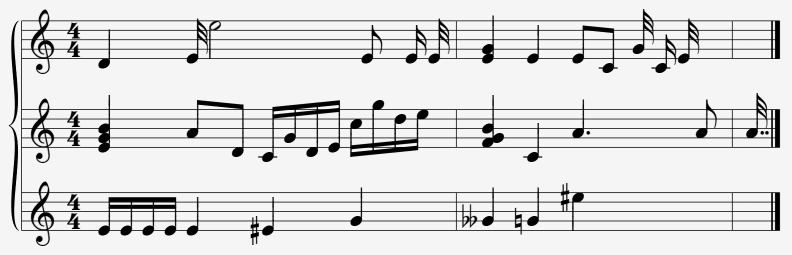
#> input picture test-cases/02.PNG, 1583 x 509 px, found by its file name (shown at 1/2 size)
$ jupyter execute --allow-errors Untitled.ipynb   (older library calls are emulated)
#> lines starting #> are read from the running program, lines starting #| are printed output that depends on the picture; after the words box and inside, x2 and y2 are one past the last pixel; in counts of white or black regions, pixels touching at a corner belong together
### commonfunctions.py


import skimage.io as io
import matplotlib.pyplot as plt
import numpy as np
from skimage.exposure import histogram
from matplotlib.pyplot import bar
from skimage.color import rgb2gray,rgb2hsv

# Convolution:
from scipy.signal import convolve2d
from scipy import fftpack
import math

from skimage.util import random_noise
from skimage.filters import median
from skimage.feature import canny

from mpl_toolkits.mplot3d import Axes3D  # noqa: F401 unused import

import matplotlib.pyplot as plt
from matplotlib import cm
from matplotlib.ticker import LinearLocator, FormatStrFormatter
import numpy as np

# Edges
from skimage.filters import sobel_h, sobel, sobel_v,roberts, prewitt


from skimage.filters import threshold_otsu

# Show the figures / plots inside the notebook
def show_images(images,titles=None):
    #This function is used to show image(s) with titles by sending an array of images and an array of associated titles.
    # images[0] will be drawn with the title titles[0] if exists
    # You aren't required to understand this function, use it as-is.
    n_ims = len(images)
    if titles is None: titles = ['(%d)' % i for i in range(1,n_ims + 1)]
    fig = plt.figure()
    n = 1
    for image,title in zip(images,titles):
        a = fig.add_subplot(1,n_ims,n)
        if image.ndim == 2:
            plt.gray()
        plt.imshow(image)
        a.set_title(title)
        plt.axis('off')
        n += 1
    fig.set_size_inches(np.array(fig.get_size_inches()) * n_ims)
    plt.show()


# [35 lines left out: functions show_3d_image, show_3d_image_filtering_in_freq, not called in this run]


def showHist(img):
    # An "interface" to matplotlib.axes.Axes.hist() method
    plt.figure()
    imgHist = histogram(img, nbins=256)

    bar(imgHist[1].astype(np.uint8), imgHist[0], width=0.8, align='center')


def binarize(img,thresh=None):
    img_cp = img.copy()
    threshold = threshold_otsu(img_cp) if thresh is None else thresh
    img_cp[img_cp < threshold] = 0
    img_cp[img_cp >= threshold] = 255
    return img_cp

### Untitled.ipynb
[cell 1]
from commonfunctions import *
import numpy as np
import skimage.io as io
import matplotlib.pyplot as plt
import skimage
from skimage.color import rgb2gray
from skimage.morphology import disk, square, rectangle as rect
from skimage.filters import threshold_otsu, threshold_local

from skimage.morphology import(binary_erosion,
                               binary_dilation,
                               binary_closing,
                               skeletonize,
                               thin,
                               opening
                              )
from skimage.measure import find_contours

from skimage.draw import rectangle

[cell 2]
import cv2
import scipy.stats

[cell 3]
# [5 lines left out: function binarize_image, not called in this run]

[cell 4]
# cv2  common functions
# [28 lines left out: function remove_horizontal_lines_old, not called in this run]

def remove_horizontal_lines(image, staff_height=3):
    return binary_erosion(image, selem=rect(staff_height,1))

[cell 5]
images_paths = ['test-cases/02.png','images/music1.JPG', 'images/32_sheet_001.jpg','images/8th_Sheet1.jpeg']

original_image = io.imread(images_paths[0])
#> original_image is the input picture: shape (509, 1583, 4); mean R, G, B, A 220.8, 220.8, 220.8, 255
gray_image = np.round(rgb2gray(original_image)*255)
# showHist(gray_image)
show_images([gray_image], ['gray'])
#> in show_images, `n_ims = len(images)`: n_ims = 1
#> the loop in show_images, `for image,title in zip(images,titles):` made 1 pass
#> (title, n) on pass 1: ('gray', 2)
#> after the loop in show_images, `for image,title in zip(images,titles):`: n = 2
binary_image = binarize(gray_image)
#> in binarize, `threshold = threshold_otsu(img_cp) if thresh is None else thresh`: threshold = 137.3
#> in binarize, `img_cp[img_cp < threshold] = 0`:
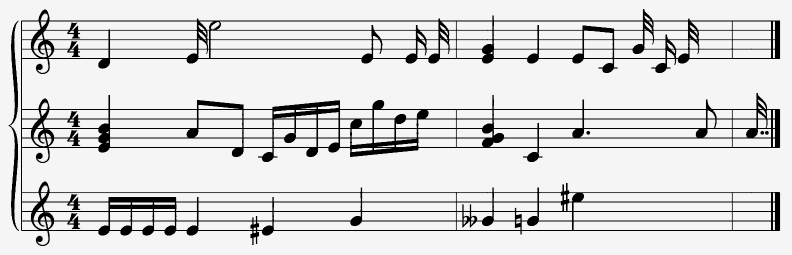
#> img_cp: shape (509, 1583) float64 (shown at 1/2 size); min 0, max 245, mean 217.4
#> in binarize, `img_cp[img_cp >= threshold] = 255`:
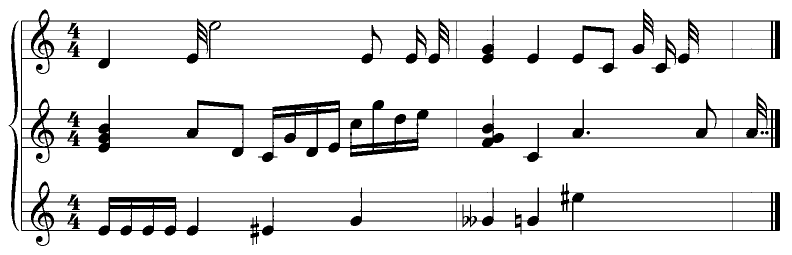
#> img_cp: shape (509, 1583) float64 (shown at 1/2 size); 89.4% white; 5 black regions, box (x1, y1, x2, y2) and area: (42, 18, 1560, 492) 82819, (17, 41, 38, 462) 2546, (1530, 262, 1537, 269) 41, (1173, 262, 1180, 269) 38, (1521, 262, 1528, 269) 38
show_images([binary_image], ['binary_image'])
#> the loop in show_images (call 2), `for image,title in zip(images,titles):` made 1 pass

inverted_image = 255 - binary_image
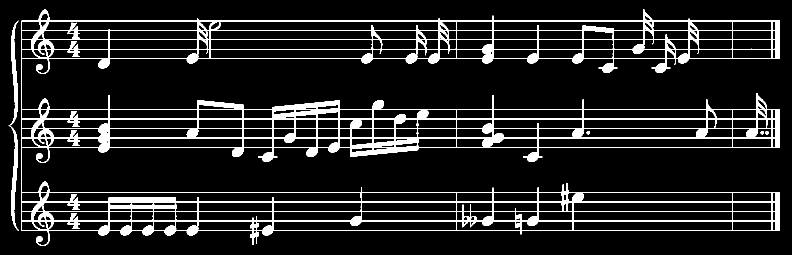
#> inverted_image: shape (509, 1583) float64 (shown at 1/2 size); 10.6% white; 5 white regions, box (x1, y1, x2, y2) and area: (42, 18, 1560, 492) 82819, (17, 41, 38, 462) 2546, (1530, 262, 1537, 269) 41, (1173, 262, 1180, 269) 38, (1521, 262, 1528, 269) 38

inverted_image[:, inverted_image.shape[1]-1]=0
rows=1
#> (the rest of this cell did not finish here and is left out)

[cell 6]
# common functions
def binary_opening(img, selem):
    return binary_dilation(binary_erosion(img, selem=selem), selem=selem)
# [49 lines left out: functions get_bounding_boxes, get_bounded_image, draw_bounding_boxes, not called in this run]

#> (a cell that did not finish here is left out)

[cell 8]
inverted_image=inverted_image/255

[cell 9]
print(np.max(inverted_image))
#| 1.0
print(len(inverted_image[inverted_image==0]))
#| 720265

[cell 10]
print(gray_image)
#> (printed output is left out)
showHist(gray_image)
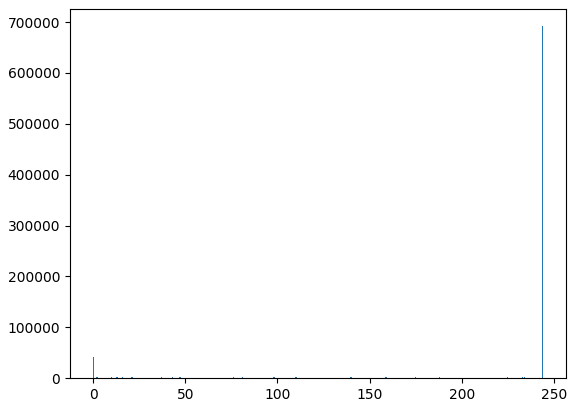
#> figure drawn by matplotlib, 1 panel; tallest bar 691794 high, from x = 243.6 to 244.4

[cell 11]
# for each trace segment the individual characters
staff_images = []
gray_staff_images=[]
big_image = binary_dilation(inverted_image, selem=rect(1,6))
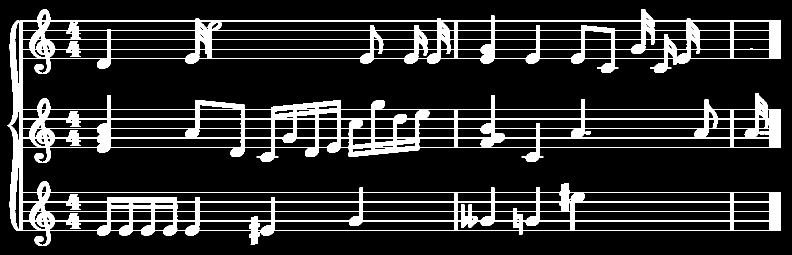
#> big_image: shape (509, 1583) bool (shown at 1/2 size); 14.6% white; 1 white region, box (x1, y1, x2, y2) and area: (14, 18, 1562, 492) 117287
#> (the rest of this cell did not finish here and is left out)

[cell 12]
# try extracting vertical
from collections import Counter

def get_ref_lengths(img):
    num_rows = img.shape[0]  # Image Height (number of rows)
    num_cols = img.shape[1]  # Image Width (number of columns)
    rle_image_white_runs = []  # Cumulative white run list
    rle_image_black_runs = []  # Cumulative black run list
    sum_all_consec_runs = []  # Cumulative consecutive black white runs

    for i in range(num_cols):
        col = img[:, i]
        rle_col = []
        rle_white_runs = []
        rle_black_runs = []
        run_val = 0  # (The number of consecutive pixels of same value)
        run_type = col[0]  # Should be 255 (white) initially
        for j in range(num_rows):
            if (col[j] == run_type):
                # increment run length
                run_val += 1
            else:
                # add previous run length to rle encoding
                rle_col.append(run_val)
                if (run_type == 0):
                    rle_black_runs.append(run_val)
                else:
                    rle_white_runs.append(run_val)

                # alternate run type
                run_type = col[j]
                # increment run_val for new value
                run_val = 1

        # add final run length to encoding
        rle_col.append(run_val)
        if (run_type == 0):
            rle_black_runs.append(run_val)
        else:
            rle_white_runs.append(run_val)

        # Calculate sum of consecutive vertical runs
        sum_rle_col = [sum(rle_col[i: i + 2]) for i in range(len(rle_col))]

        # Add to column accumulation list
        rle_image_white_runs.extend(rle_white_runs)
        rle_image_black_runs.extend(rle_black_runs)
        sum_all_consec_runs.extend(sum_rle_col)

    white_runs = Counter(rle_image_white_runs)
    black_runs = Counter(rle_image_black_runs)
    black_white_sum = Counter(sum_all_consec_runs)

    line_spacing = white_runs.most_common(1)[0][0]
    line_width = black_runs.most_common(1)[0][0]
    width_spacing_sum = black_white_sum.most_common(1)[0][0]

    assert (line_spacing + line_width == width_spacing_sum), "Estimated Line Thickness + Spacing doesn't correspond with Most Common Sum "

    return line_width, line_spacing

[cell 13]
images_paths = ['test-cases/02.png','images/music1.JPG', 'images/32_sheet_001.jpg','images/8th_Sheet1.jpeg']

img = cv2.imread(images_paths[0], 0)
#> img: shape (509, 1583); min 0, max 245, mean 220.8

# ============ Noise Removal ============

img = cv2.fastNlMeansDenoising(img, None, 10, 7, 21)

# ============ Binarization ============

# Global Thresholding
# retval, img = cv2.threshold(img,127,255,cv2.THRESH_BINARY)

# Otsu's Thresholding
retval, img = cv2.threshold(img, 0, 255, cv2.THRESH_BINARY+cv2.THRESH_OTSU)
#> retval = 137
cv2.imwrite('binarized.jpg', img)

line_width, line_spacing = get_ref_lengths(img)
#> after the loop in get_ref_lengths, `for i in range(num_cols):`: rle_image_black_runs = 23729 items; rle_image_white_runs = 25312 items; sum_all_consec_runs = 49041 items
#> in get_ref_lengths, `white_runs = Counter(rle_image_white_runs)`: white_runs = 120 items
#> in get_ref_lengths, `black_runs = Counter(rle_image_black_runs)`: black_runs = 86 items
#> in get_ref_lengths, `black_white_sum = Counter(sum_all_consec_runs)`: black_white_sum = 193 items
#> in get_ref_lengths, `line_spacing = white_runs.most_common(1)[0][0]`: line_spacing = 17
#> in get_ref_lengths, `line_width = black_runs.most_common(1)[0][0]`: line_width = 2
#> in get_ref_lengths, `width_spacing_sum = black_white_sum.most_common(1)[0][0]`: width_spacing_sum = 19
#> line_width = 2; line_spacing = 17
print(line_width, line_spacing)
#| 2 17

$ run again, with images/16_sheet_001.jpg saved as test-cases/02.PNG
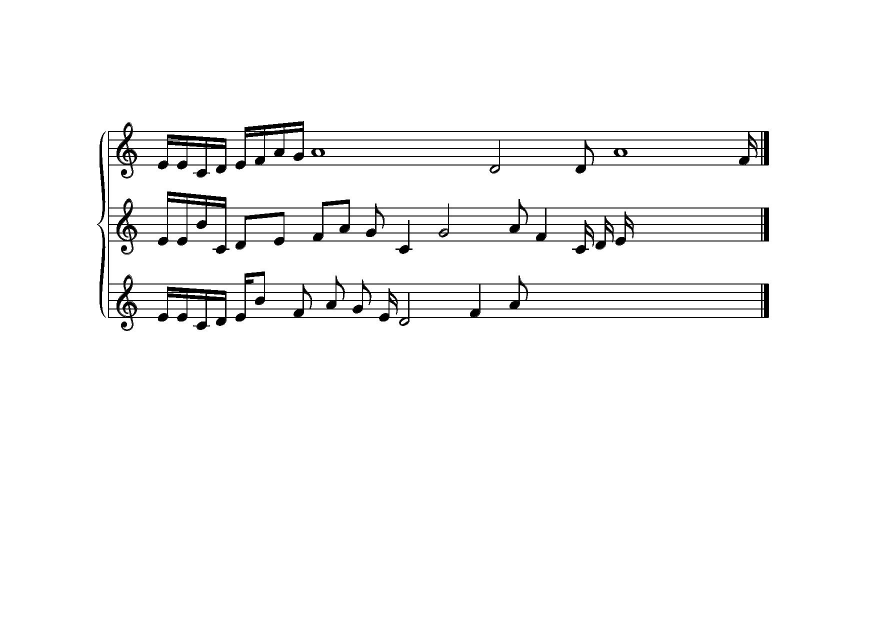
#> input picture images/16_sheet_001.jpg, 1754 x 1239 px, found by its file name (shown at 1/2 size)
#> original_image is the input picture: shape (1239, 1754, 3); min 0, max 255, mean 246.2
#> n_ims = 1
#> the loop in show_images, `for image,title in zip(images,titles):` made 1 pass
#> (title, n) on pass 1: ('gray', 2)
#> after the loop in show_images, `for image,title in zip(images,titles):`: n = 2
#> threshold = 128
#> the loop in show_images (call 2), `for image,title in zip(images,titles):` made 1 pass
#> `inverted_image = 255 - binary_image`:
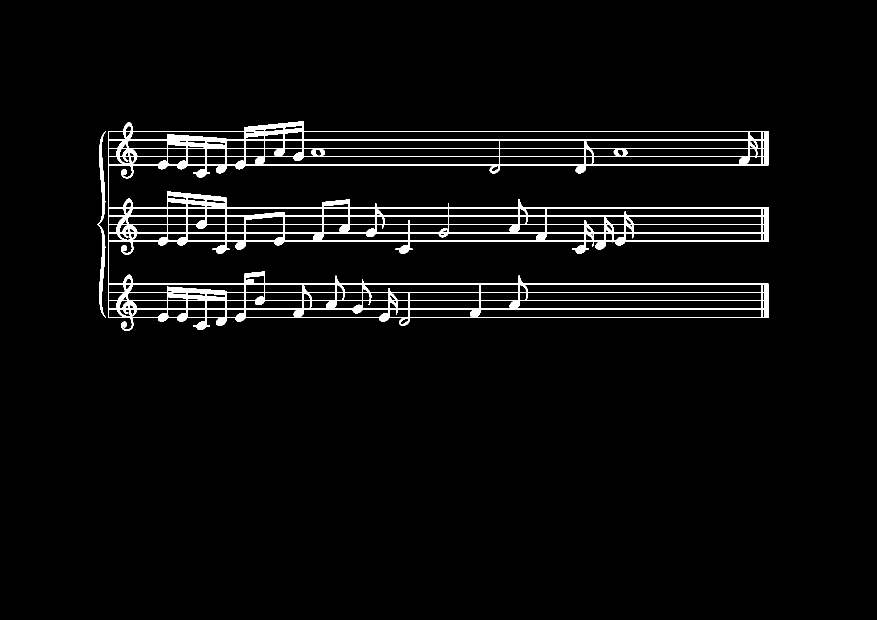
#> inverted_image: shape (1239, 1754) float64 (shown at 1/2 size); 3.4% white; 2 white regions, box (x1, y1, x2, y2) and area: (216, 242, 1538, 662) 72873, (194, 263, 212, 635) 1976
#| 1.0
#| 2098357
#> (printed output is left out)
#> `big_image = binary_dilation(inverted_image, selem=rect(1,6))`:
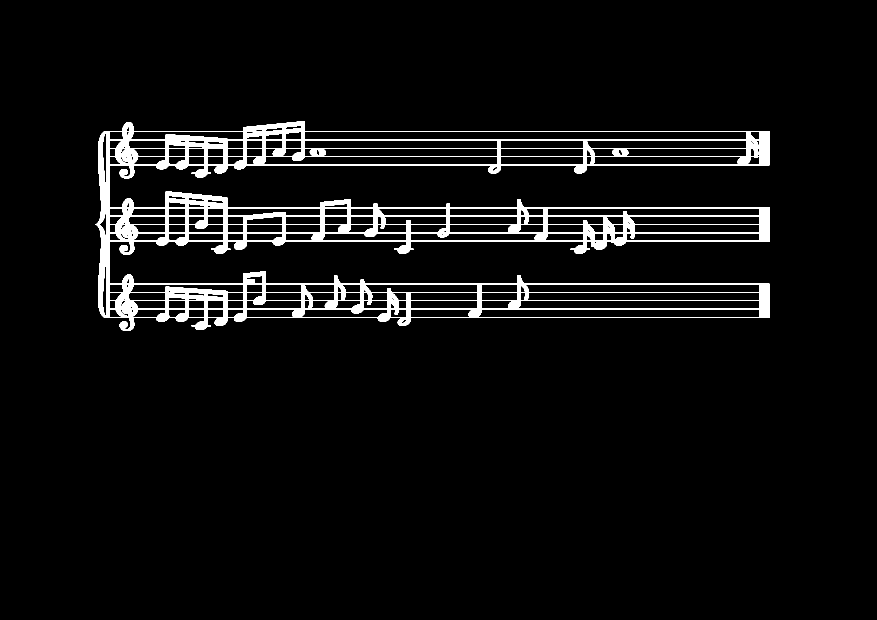
#> big_image: shape (1239, 1754) bool (shown at 1/2 size); 4.5% white; 1 white region, box (x1, y1, x2, y2) and area: (191, 242, 1540, 662) 97888
#> after the loop in get_ref_lengths, `for i in range(num_cols):`: rle_image_black_runs = 20651 items; rle_image_white_runs = 22405 items; sum_all_consec_runs = 43056 items
#> white_runs = 159 items
#> black_runs = 71 items
#> black_white_sum = 256 items
#> in get_ref_lengths, `line_spacing = white_runs.most_common(1)[0][0]`: line_spacing = 15
#> in get_ref_lengths, `line_width = black_runs.most_common(1)[0][0]`: line_width = 2
#> width_spacing_sum = 17
#> `line_width, line_spacing = get_ref_lengths(img)`: line_width = 2; line_spacing = 15
#| 2 15

$ run again, with images/music 3.JPG saved as test-cases/02.PNG
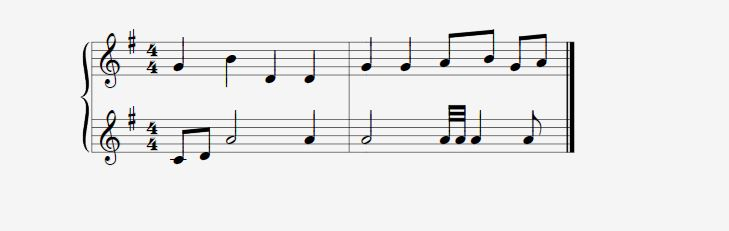
#> input picture images/music 3.JPG, 729 x 231 px, found by its file name
#> original_image is the input picture: shape (231, 729, 3); mean R, G, B 235.3, 235.2, 235.3
#> n_ims = 1
#> the loop in show_images, `for image,title in zip(images,titles):` made 1 pass
#> (title, n) on pass 1: ('gray', 2)
#> after the loop in show_images, `for image,title in zip(images,titles):`: n = 2
#> threshold = 160.9
#> in binarize, `img_cp[img_cp >= threshold] = 255`:
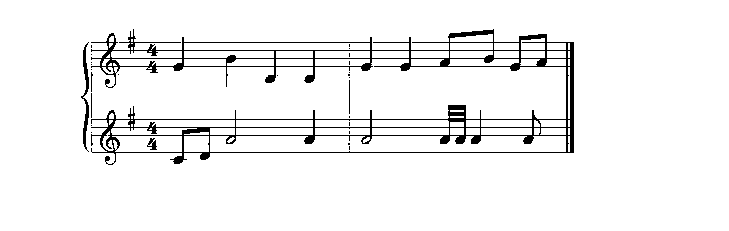
#> img_cp: shape (231, 729) float64; 95% white; 27 black regions (21 under 20 px), largest, box (x1, y1, x2, y2) and area: (91, 29, 574, 165) 7936, (81, 42, 89, 152) 324, (147, 138, 157, 150) 67, (349, 80, 350, 114) 34, (91, 93, 92, 118) 25, (91, 72, 93, 92) 22
#> the loop in show_images (call 2), `for image,title in zip(images,titles):` made 1 pass
#| 1.0
#| 159945
#> (printed output is left out)
#> `big_image = binary_dilation(inverted_image, selem=rect(1,6))`:
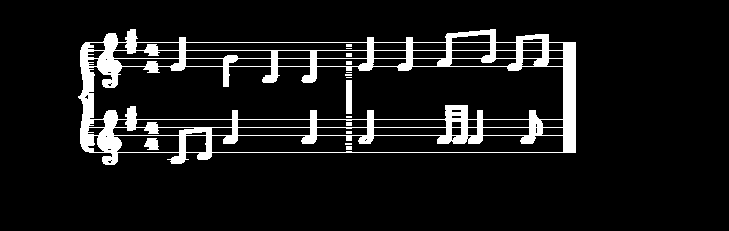
#> big_image: shape (231, 729) bool; 8.8% white; 15 white regions (8 under 20 px), largest, box (x1, y1, x2, y2) and area: (78, 29, 576, 165) 14341, (346, 80, 352, 114) 204, (144, 138, 159, 150) 139
#> retval = 161
#> after the loop in get_ref_lengths, `for i in range(num_cols):`: rle_image_black_runs = 4141 values, max 111 at index 4118, min 1 at index 4, mean 2.05; rle_image_white_runs = 4870 values, max 231 at index 0, min 1 at index 87, mean 32.84; sum_all_consec_runs = 9011 values, max 231 at index 0, min 2 at index 91, mean 29.06
#> white_runs = 65 items
#> black_runs = 34 items
#> black_white_sum = 93 items
#> in get_ref_lengths, `line_spacing = white_runs.most_common(1)[0][0]`: line_spacing = 7
#> in get_ref_lengths, `line_width = black_runs.most_common(1)[0][0]`: line_width = 1
#> width_spacing_sum = 8
#> `line_width, line_spacing = get_ref_lengths(img)`: line_width = 1; line_spacing = 7
#| 1 7
